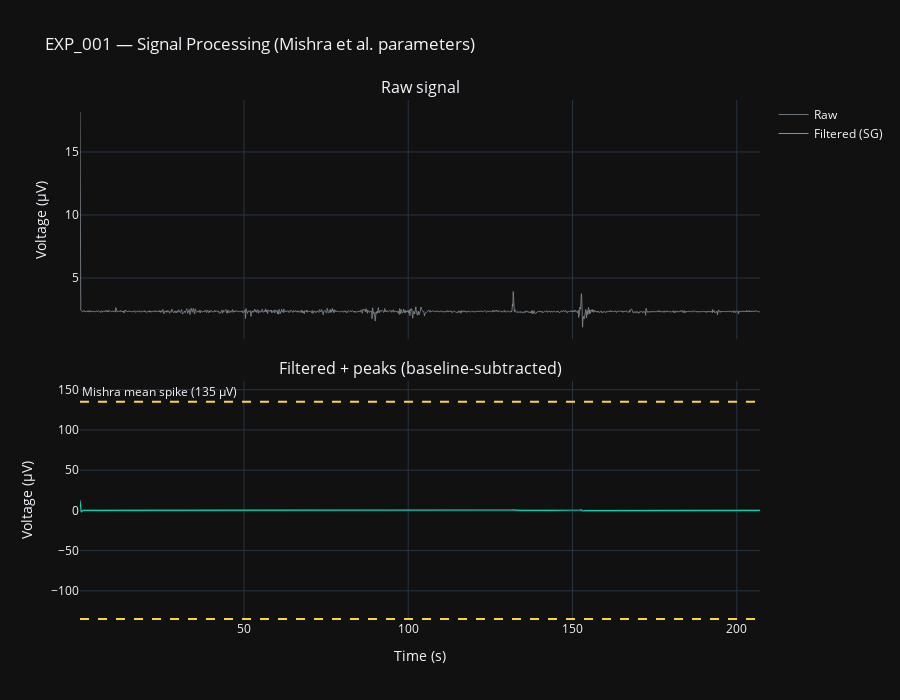

Source (notebook cell):
### Code cell
fig2 = make_subplots(
    rows=2, cols=1,
    shared_xaxes=True,
    vertical_spacing=0.08,
    subplot_titles=['Raw signal', 'Filtered + peaks (baseline-subtracted)'],
)

# Row 1: raw
fig2.add_trace(go.Scatter(
    x=time, y=voltage,
    mode='lines', name='Raw',
    line=dict(color='#868e96', width=0.8),
), row=1, col=1)

# Row 2: filtered + peaks
fig2.add_trace(go.Scatter(
    x=time, y=centered,
    mode='lines', name='Filtered (SG)',
    line=dict(color='#00d4aa', width=1.2),
), row=2, col=1)

# Positive peaks
if len(pos_peaks) > 0:
    fig2.add_trace(go.Scatter(
        x=time[pos_peaks], y=centered[pos_peaks],
        mode='markers', name=f'+ peaks ({len(pos_peaks)})',
        marker=dict(color='#ffd43b', size=8, symbol='triangle-up'),
    ), row=2, col=1)

# Negative peaks
if len(neg_peaks) > 0:
    fig2.add_trace(go.Scatter(
        x=time[neg_peaks], y=centered[neg_peaks],
        mode='markers', name=f'− peaks ({len(neg_peaks)})',
        marker=dict(color='#ff6b6b', size=8, symbol='triangle-down'),
    ), row=2, col=1)

# Reference lines
fig2.add_hline(y=135, line_dash='dash', line_color='#ffd43b',
               annotation_text='Mishra mean spike (135 µV)',
               annotation_position='top left', row=2, col=1)
fig2.add_hline(y=-135, line_dash='dash', line_color='#ffd43b', row=2, col=1)

fig2.update_layout(
    title='EXP_001 — Signal Processing (Mishra et al. parameters)',
    template='plotly_dark',
    height=700,
    hovermode='x unified',
    showlegend=True,
)
fig2.update_yaxes(title_text='Voltage (µV)', row=1, col=1)
fig2.update_yaxes(title_text='Voltage (µV)', row=2, col=1)
fig2.update_xaxes(title_text='Time (s)', row=2, col=1)

fig2.show()

### Figure 1 — Plotly figure (JSON) as saved in the notebook; plotly's stock layout.template omitted (floating-point values rounded to 4 significant figures; data arrays with more than 128 entries replaced by an {"elided": "..."} marker saying what was removed)
{"data": [{"line": {"color": "#868e96", "width": 0.8}, "mode": "lines", "name": "Raw", "type": "scatter", "x": {"elided": "1726 float values"}, "xaxis": "x", "y": {"elided": "1726 float values"}, "yaxis": "y"}, {"line": {"color": "#00d4aa", "width": 1.2}, "mode": "lines", "name": "Filtered (SG)", "type": "scatter", "x": {"elided": "1726 float values"}, "xaxis": "x2", "y": {"elided": "1726 float values"}, "yaxis": "y2"}], "layout": {"annotations": [{"font": {"size": 16}, "showarrow": false, "text": "Raw signal", "x": 0.5, "xanchor": "center", "xref": "paper", "y": 1, "yanchor": "bottom", "yref": "paper"}, {"font": {"size": 16}, "showarrow": false, "text": "Filtered + peaks (baseline-subtracted)", "x": 0.5, "xanchor": "center", "xref": "paper", "y": 0.46, "yanchor": "bottom", "yref": "paper"}, {"showarrow": false, "text": "Mishra mean spike (135 µV)", "x": 0, "xanchor": "left", "xref": "x2 domain", "y": 135, "yanchor": "bottom", "yref": "y2"}], "height": 700, "hovermode": "x unified", "shapes": [{"line": {"color": "#ffd43b", "dash": "dash"}, "type": "line", "x0": 0, "x1": 1, "xref": "x2 domain", "y0": 135, "y1": 135, "yref": "y2"}, {"line": {"color": "#ffd43b", "dash": "dash"}, "type": "line", "x0": 0, "x1": 1, "xref": "x2 domain", "y0": -135, "y1": -135, "yref": "y2"}], "showlegend": true, "title": {"text": "EXP_001 — Signal Processing (Mishra et al. parameters)"}, "xaxis": {"anchor": "y", "domain": [0, 1], "matches": "x2", "showticklabels": false}, "xaxis2": {"anchor": "y2", "domain": [0, 1], "title": {"text": "Time (s)"}}, "yaxis": {"anchor": "x", "domain": [0.54, 1], "title": {"text": "Voltage (µV)"}}, "yaxis2": {"anchor": "x2", "domain": [0, 0.46], "title": {"text": "Voltage (µV)"}}}}
